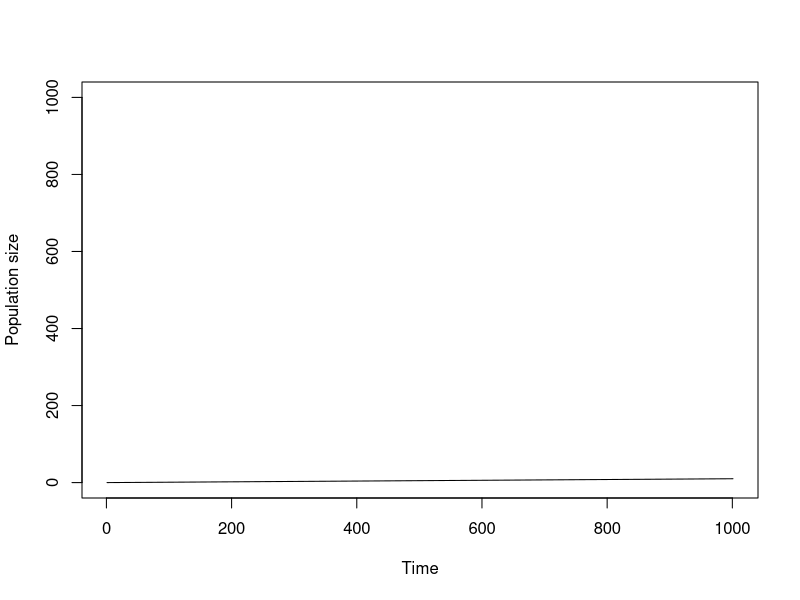

Reproduce this figure in R.
require(deSolve)

#Define the function corresponding to the differential equation to be solved
exp<-function(t,y,params){
  S<-y[1]
  E<-y[2]
  Q<-y[3]
  I<-y[4]
  J<-y[5]
  R<-y[6]
  with(as.list(params),{
    dS<-Pi-(S*(beta*I+eJ*beta*J)/N)-mu*S
    dE<-(S*(beta*I+eJ*beta*J)/N)-(y1+k1+mu)*E
    dQ<-y1*E-(k2+mu)*Q
    dI<-k1*E-(y2+d1+sigma1+mu)*I
    dJ<-y2*I+k2*Q-(sigma2+d2+mu)*J
    dR<-sigma1*I+sigma2*J-mu*R
    res<-c(dS,dE,dQ,dI,dJ,dR)
    list(res)
  })
}

# The initial conditions
S0<- 4000000
E0<-6
I0<-1
Q0=0
R0=0
J0=0


# The parameters for the model
Pi<-136
beta<-0.2
mu<-0.000034
eJ<-0.36
y1<-0.1
y2<-0.5
k1<-0.1
k2<-0.125
d1<-0.0079
d2<-0.0068
sigma1<-0.0377
sigma2<-0.0386
params<-c(Pi=Pi)
N=4000007



# The time values that you want to solve the differential equation for
times <- seq(0,10,0.01)

# The lsoda command solves the differential equation and saves the results in a data frame
nsol <- as.data.frame(lsoda(y=c(S=S0,E=E0,Q=Q0,I=I0,J=J0,R=R0), times, exp, params))

plot(nsol$time,nsol$N,ylab ="Population size",xlab="Time",ylim=c(0,1000),type="l")
